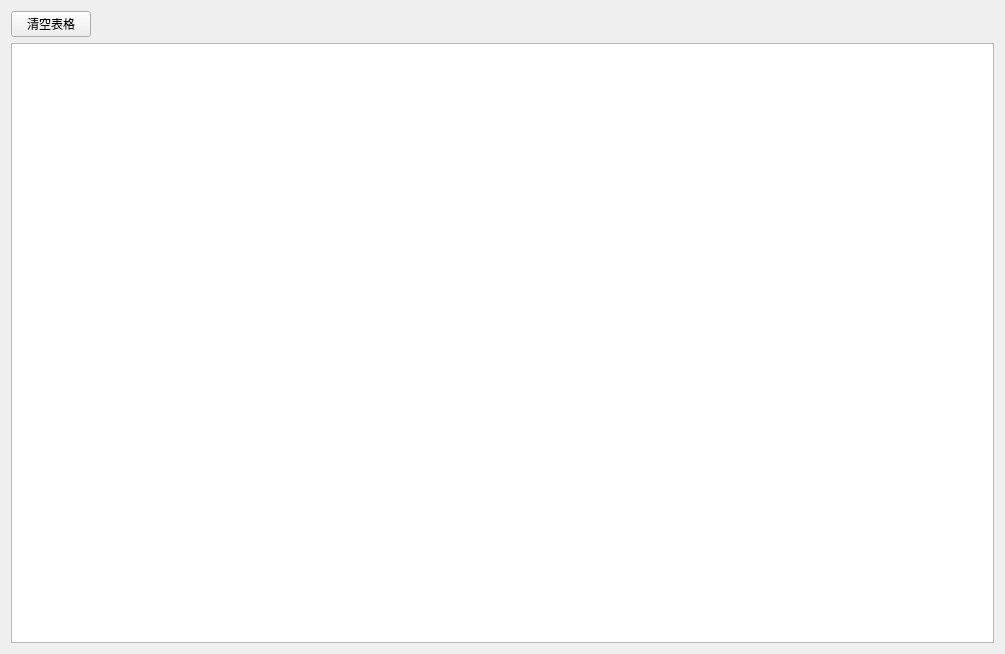
<?xml version="1.0" encoding="UTF-8"?>
<ui version="4.0">
 <class>subyc_AD</class>
 <widget class="QWidget" name="subyc_AD">
  <property name="geometry">
   <rect>
    <x>0</x>
    <y>0</y>
    <width>1005</width>
    <height>654</height>
   </rect>
  </property>
  <property name="windowTitle">
   <string>Form</string>
  </property>
  <layout class="QGridLayout" name="gridLayout">
   <item row="0" column="0">
    <layout class="QHBoxLayout" name="horizontalLayout">
     <item>
      <widget class="QPushButton" name="pushButton_ADclear">
       <property name="text">
        <string>清空表格</string>
       </property>
      </widget>
     </item>
     <item>
      <spacer name="horizontalSpacer">
       <property name="orientation">
        <enum>Qt::Horizontal</enum>
       </property>
       <property name="sizeHint" stdset="0">
        <size>
         <width>40</width>
         <height>20</height>
        </size>
       </property>
      </spacer>
     </item>
    </layout>
   </item>
   <item row="1" column="0">
    <widget class="QTableView" name="tableView_ADlist"/>
   </item>
  </layout>
 </widget>
 <resources/>
 <connections/>
</ui>
